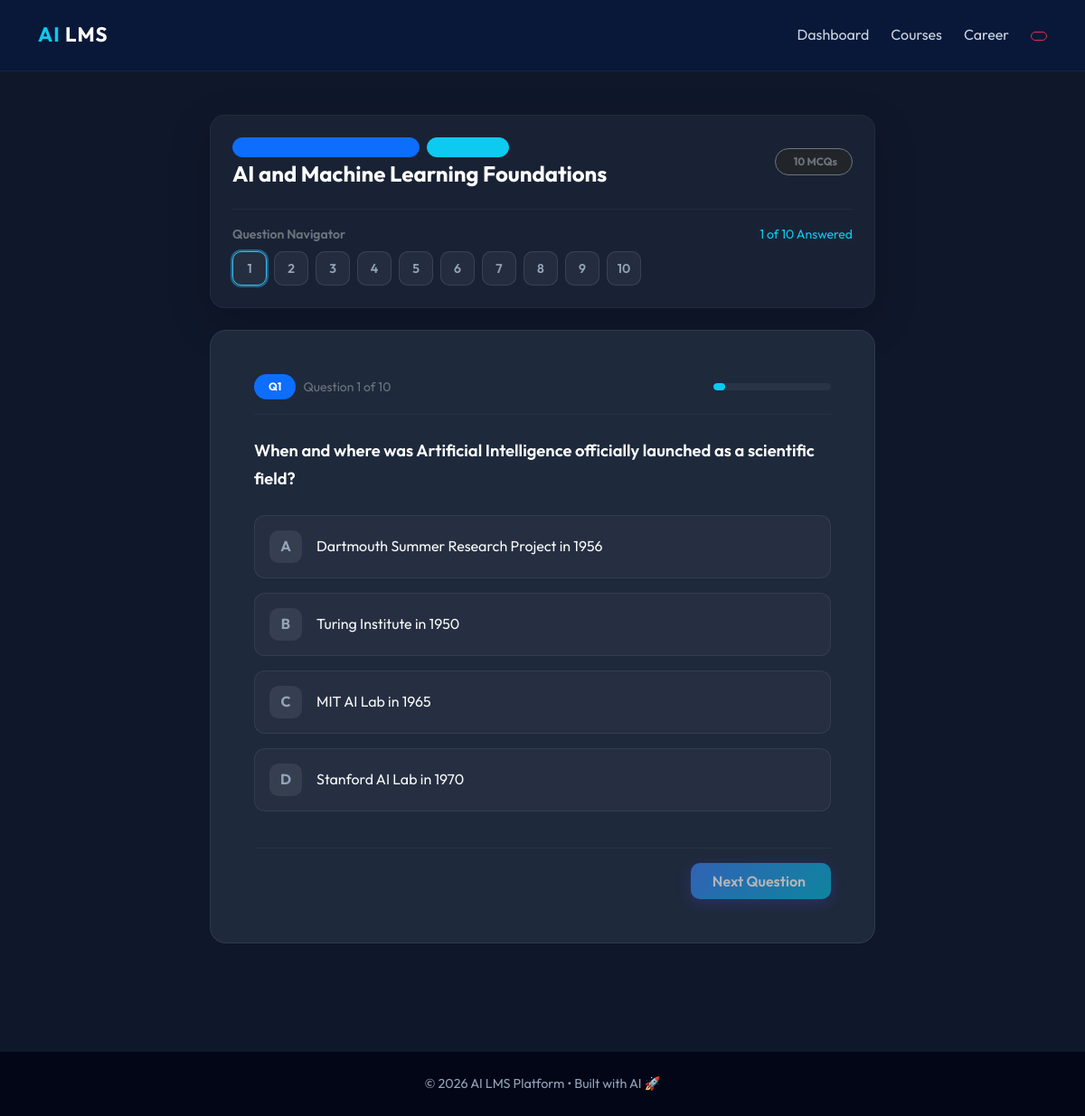
The app's page /course/24/quiz/?difficulty=easy (signed in) with its own data.
### ailms_app/models.py (models this page shows, shortened)
class Course(models.Model):
    title = models.CharField(max_length=255)
    domain = models.CharField(max_length=100, default='General')
    description = models.TextField()
    pdf_file = models.FileField(upload_to='courses/')
    extracted_content = models.TextField(blank=True, null=True)
    chapters = models.JSONField(blank=True, null=True)  # List of {title: "...", content: "..."}
    created_at = models.DateTimeField(auto_now_add=True)

class Quiz(models.Model):
    DIFFICULTY_CHOICES = [
        ('easy', 'Easy'),
        ('medium', 'Medium'),
        ('hard', 'Hard'),
    ]
    course = models.ForeignKey(Course, on_delete=models.CASCADE, related_name='quizzes')
    difficulty = models.CharField(max_length=10, choices=DIFFICULTY_CHOICES)
    questions = models.JSONField() # List of {question: "...", options: ["...", "..."], answer: "..."}
    created_at = models.DateTimeField(auto_now_add=True)

### ailms_app/views.py (the view, shortened to what this page needs)
# urls.py: path('course/<int:course_id>/quiz/', views.take_quiz, name='take_quiz'),
@login_required
def take_quiz(request, course_id):
    course = get_object_or_404(Course, id=course_id)
    difficulty = request.GET.get('difficulty', 'medium').lower()
    quiz = Quiz.objects.filter(course=course, difficulty=difficulty).first()
    return render(request, 'quiz.html', {'quiz': quiz, 'course': course})

### templates/quiz.html (shortened to what this page needs)
{% extends 'base.html' %}
{% block content %}
<div class="row justify-content-center">
    <div class="col-md-9 col-lg-8">
    <div class="card p-4 mb-4 glass-panel border border-secondary border-opacity-10 shadow-lg">
        <div class="d-flex flex-column flex-md-row justify-content-between align-items-md-center gap-3">
            <div>
                <div class="d-flex align-items-center gap-2 mb-1">
                    <span class="badge bg-primary bg-opacity-20 text-primary border border-primary border-opacity-20 px-3 py-1 rounded-pill small">
                    </span>
                    <span class="badge bg-info bg-opacity-20 text-info border border-info border-opacity-20 px-3 py-1 rounded-pill small">
                    </span>
                </div>
                <h4 class="fw-bold m-0 text-white">
                    {{ course.title }}
                </h4>
            </div>
            <div class="d-flex align-items-center gap-2">
                <span class="badge bg-dark border border-secondary px-3 py-2 rounded-pill text-secondary">
                     {{ quiz.questions|length }} MCQs
                </span>
            </div>
        </div>
        <div class="mt-4 pt-3 border-top border-secondary border-opacity-10">
            <div class="d-flex align-items-center justify-content-between mb-2">
                <small class="text-secondary fw-semibold">Question Navigator</small>
                <small class="text-info id="progress-text">1 of {{ quiz.questions|length }} Answered</small>
            </div>
            <div class="d-flex flex-wrap gap-2" id="navPillsContainer">
                {% for q in quiz.questions %}
                <button type="button"
                        class="btn btn-sm nav-pill-btn {% if forloop.first %}active-pill{% endif %}"
                        id="pill-btn-{{ forloop.counter0 }}"
                        onclick="showQuestion({{ forloop.counter0 }})">
                    {{ forloop.counter }}
                </button>
                {% endfor %}
            </div>
        </div>
    </div>
    <form method="POST" id="quizForm">
        {% for q in quiz.questions %}
        <div class="card question-card p-4 p-md-5 mb-4 shadow-xl"
             id="q-{{ forloop.counter0 }}"
             style="{% if not forloop.first %}display:none;{% endif %}">
            <div class="d-flex justify-content-between align-items-center mb-4 pb-3 border-bottom border-secondary border-opacity-10">
                <div class="d-flex align-items-center gap-2">
                    <span class="badge bg-primary text-white rounded-pill px-3 py-2 fw-bold">
                        Q{{ forloop.counter }}
                    </span>
                    <span class="text-secondary small">
                        Question {{ forloop.counter }} of {{ quiz.questions|length }}
                    </span>
                </div>
                <div class="progress" style="width: 130px; height: 8px; border-radius: 10px; background: rgba(255,255,255,0.05);">
                    <div class="progress-bar bg-info shadow-sm"
                         style="width: {% widthratio forloop.counter quiz.questions|length 100 %}%; border-radius: 10px;">
                    </div>
                </div>
            </div>
            <h5 class="fw-semibold mb-4 text-white question-text">
                {{ q.question }}
            </h5>
            <div class="options-group">
                {% for option in q.options %}
                <div class="mb-3">
                    <label class="option-label w-100 p-3 p-md-3 d-flex align-items-center"
                           for="opt_{{ forloop.parentloop.counter0 }}_{{ forloop.counter0 }}">
                        <div class="option-indicator me-3">
                            {% if forloop.counter == 1 %}A
                            {% elif forloop.counter == 2 %}B
                            {% elif forloop.counter == 3 %}C
                            {% else %}D{% endif %}
                        </div>
                        <span class="option-text text-light">{{ option }}</span>
                    </label>
                </div>
                {% endfor %}
            </div>
            <div class="mt-4 pt-3 border-top border-secondary border-opacity-10 d-flex justify-content-between align-items-center">
                {% if not forloop.last %}
                <button type="button"
                        id="next-btn-{{ forloop.counter0 }}"
                        class="btn btn-primary px-4 py-2 fw-semibold"
                        onclick="showQuestion({{ forloop.counter0|add:'1' }})"
                        disabled>
                    Next Question
                </button>
                {% endif %}
            </div>
        </div>
        {% endfor %}
    </form>
</div>
</div>
{% endblock %}

### static/css/styles.css (style rules this page uses)
:root { --primary: #4F46E5; --primary-glow: rgba(79, 70, 229, 0.4); --secondary: #22C55E; --background: #020617; --card-bg: rgba(30, 41, 59, 0.7); --border: rgba(148, 163, 184, 0.1); --text-primary: #F8FAFC; --text-secondary: #94A3B8; --accent: #F59E0B; --glass: rgba(15, 23, 42, 0.8); }
body { background-color: var(--background); background-image: radial-gradient(at 0% 0%, rgba(79, 70, 229, 0.15) 0px, transparent 50%), radial-gradient(at 100% 100%, rgba(34, 197, 94, 0.05) 0px, transparent 50%); color: var(--text-primary); font-family: 'Outfit', sans-serif; margin: 0; transition: all 0.3s ease; line-height: 1.6; }
.glass-panel { background: var(--card-bg); backdrop-filter: blur(12px); border: 1px solid var(--border); border-radius: 16px; box-shadow: 0 4px 30px rgba(0, 0, 0, 0.1); }
.card { background: var(--card-bg); backdrop-filter: blur(8px); border: 1px solid var(--border); border-radius: 16px; transition: all 0.4s cubic-bezier(0.175, 0.885, 0.32, 1.275); }
.btn-primary { background: linear-gradient(135deg, var(--primary), #6366f1); border: none; padding: 12px 24px; border-radius: 12px; font-weight: 600; box-shadow: 0 4px 15px var(--primary-glow); }

### templates/base.html (style rules this page uses)
body { font-family: 'Outfit', sans-serif; background: #0f172a; color: #e2e8f0; }
.btn-primary { background: linear-gradient(135deg, #3b82f6, #06b6d4); border: none; border-radius: 10px; padding: 6px 14px; }

### templates/quiz.html (style rules this page uses)
.glass-panel { background: rgba(30, 41, 59, 0.7) !important; backdrop-filter: blur(12px); border-radius: 16px; }
.question-card { background: #1e293b; border-radius: 18px; border: 1px solid rgba(255,255,255,0.08); }
.question-text { font-size: 1.15rem; line-height: 1.7; color: #f8fafc; }
.option-label { border-radius: 12px; background: rgba(255,255,255,0.03); border: 1px solid rgba(255,255,255,0.07); cursor: pointer; transition: all 0.2s ease-in-out; }
.option-indicator { width: 36px; height: 36px; border-radius: 10px; background: rgba(255,255,255,0.08); display: flex; align-items: center; justify-content: center; font-weight: 700; color: #94a3b8; transition: all 0.2s ease; }
.nav-pill-btn { width: 38px; height: 38px; border-radius: 10px; background: rgba(255,255,255,0.05); border: 1px solid rgba(255,255,255,0.1); color: #94a3b8; font-weight: 600; transition: all 0.2s ease; }
.nav-pill-btn.active-pill { border-color: #38bdf8 !important; box-shadow: 0 0 0 2px rgba(56,189,248,0.4); }

### records on screen
Course: title "AI and Machine Learning Foundations"
Quiz: questions|length "10", questions|length "10"

### other values on screen
{{ q.question }} "When and where was Artificial Intelligence officially launched as a scientific field?"
{{ option }} "Dartmouth Summer Research Project in 1956" "Turing Institute in 1950" "MIT AI Lab in 1965" "Stanford AI Lab in 1970"
